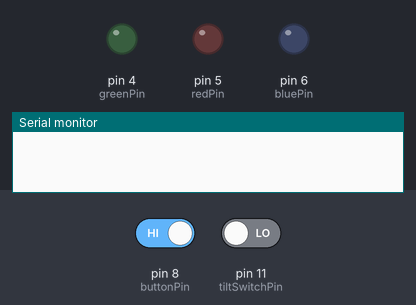
Recording of a sketch running on a simulated Arduino Uno, built with avr-gcc and run on an emulated ATmega328P. Shown: output pins drawn as LEDs (lit = HIGH), the last lines printed to the serial monitor. Dashed ring = blinking. The inputs (shaded band) are chosen by the test bench; at power-on: pin 8 (buttonPin) HIGH, pin 11 (tiltSwitchPin) LOW.

Above: at 0.1 s.
1.3 s: pin 8 (buttonPin) driven LOW and pin 11 (tiltSwitchPin) driven HIGH
At 3.0 s:
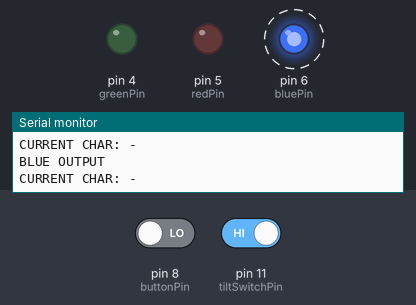
12.3 s: pin 8 (buttonPin) driven HIGH
At 13.4 s:
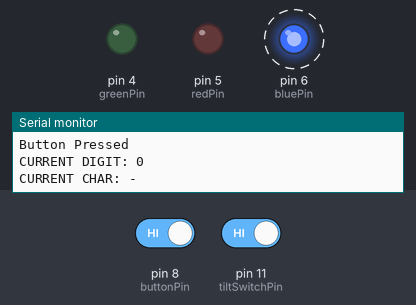
19.1 s: pin 8 (buttonPin) driven LOW
At 21.3 s:
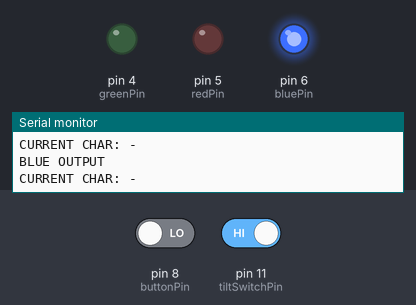
Timing chart, 0 to 23.1 s (numbered marks = the images above; inputs shaded):
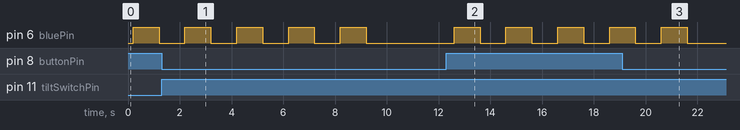

The sketch:

MorseCode.ino
```cpp
int redPin = 5;
int greenPin = 4;
int bluePin = 6;
int buttonPin = 8;
int tiltSwitchPin = 11;

bool tiltSwitchState = LOW;
bool buttonState1 = LOW;
bool buttonState2 = LOW;
bool buttonState3 = LOW;

bool oldButtonState = LOW;
bool isTriggered = false;

int nuermals[10] = {0, 1, 2, 3, 4, 5, 6, 7, 8, 9};
char morseCode[10][5] = {
                          {'-', '-', '-', '-', '-'}, //0
                          {'.', '-', '-', '-', '-'}, //1
                          {'.', '.', '-', '-', '-'}, //2
                          {'.', '.', '.', '-', '-'}, //3
                          {'.', '.', '.', '.', '-'}, //4
                          {'.', '.', '.', '.', '.'}, //5
                          {'-', '.', '.', '.', '.'}, //6
                          {'-', '-', '.', '.', '.'}, //7
                          {'-', '-', '-', '.', '.'}, //8
                          {'-', '-', '-', '-', '.'}  //9
                        };

int state = 0;
int studentID[8] = {0, 0, 6, 9, 9, 5, 9, 5};

int arraySize = sizeof(studentID) / sizeof(studentID[0]);

int currentNumber;
char currentChar;

/*
Morse Code
1 = .----
2 = ..---
3 = ...--
4 = ....-
5 = .....
6 = -....
7 = --...
8 = ---..
9 = ----.
0 = -----

Blue = -
Red = .
*/


void setup() {
  pinMode (redPin, OUTPUT);
  pinMode (greenPin, OUTPUT);
  pinMode (bluePin, OUTPUT);
  pinMode (buttonPin, INPUT);
  pinMode (tiltSwitchPin, INPUT);
  Serial.begin(9600);
}

void loop() {
  buttonState1 = digitalRead(buttonPin);
  delay(100);
  buttonState2 = digitalRead(buttonPin);
  delay(100);
  buttonState3 = digitalRead(buttonPin);

  tiltSwitchState = digitalRead(tiltSwitchPin);


if ((buttonState1 == buttonState2) && (buttonState1 == buttonState3)) //debounce checker
  {
    if (buttonState1 == HIGH)//is the button pressed?
    {
      Serial.println("Button Pressed");

      currentNumber = studentID[state]; //gets the current digit
      Serial.print("CURRENT DIGIT: ");
      Serial.println(currentNumber);
      for (int i = 0; i < 5; i++)
      {
        currentChar = morseCode[currentNumber][i];
        Serial.print("CURRENT CHAR: ");
        Serial.println(currentChar);
        if (currentChar == '-') //gets the morse code value
        {
          digitalWrite(bluePin, HIGH);
          delay(1000);
          digitalWrite(bluePin, LOW);
          Serial.print("BLUE OUTPUT\n");
          delay(1000);
        }
        else if (currentChar == '.')
        {
          digitalWrite(redPin, HIGH);
          delay(250);
          digitalWrite(redPin, LOW);
          Serial.print("RED OUTPUT\n");
          delay(1000);
        }
      }
      state++; //moves to next digit
      if (state >= arraySize) //if greater than array reset
      {
        state = 0;
        Serial.println("ID Finished. Resetting...");
      }
    }
  }

 if (tiltSwitchState == HIGH) //reset code
 {
  Serial.println("Tilt Switch Active");
  state = 0;
 }
}
```

Measured:
- after the input at 1.3 s, pin 6 (bluePin): goes on until 9.2 s, then stays LOW
- after the input at 12.3 s, pin 6 (bluePin): alternates HIGH for 1.0 s and LOW for 1.0 s, starting after 0.30 s
- after the input at 19.1 s, pin 6 (bluePin): goes on until 21.6 s, then stays LOW
